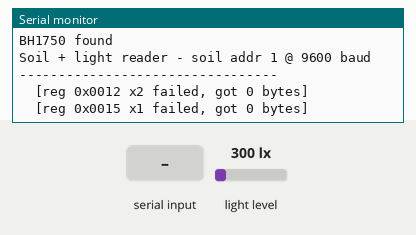
This sketch was run on a simulated ESP32. Shown: the last lines printed to the serial monitor. The inputs (shaded band) are chosen by the test bench; at power-on: light level 300 lx.

Above: at 4.2 s.
4.3 s: light level set to 40 lx
At 6.3 s:
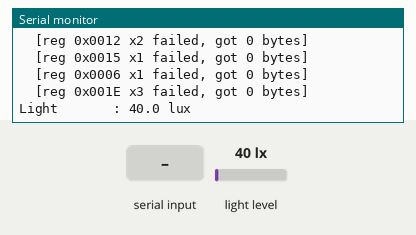
6.6 s: light level set to 500 lx
At 7.6 s:
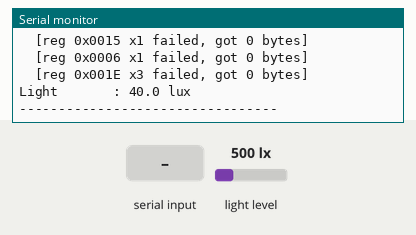
8.1 s: "1" received over the second serial link
At 8.6 s:
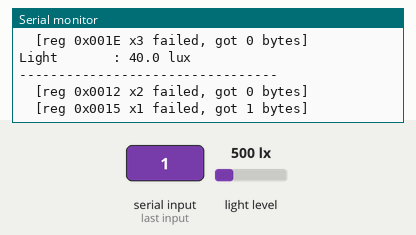
Timing chart, 0 to 11.1 s (numbered marks = the images above; inputs shaded):
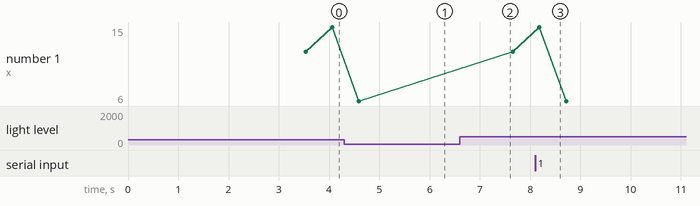

The sketch:

scan_soil_light_copy_20261120121318.ino
```cpp
#include <Wire.h>
#include <BH1750.h>

// ---- Soil probe (RS485 via T/R converter) ----
#define RS485_RX 17   // final working pins
#define RS485_TX 16
#define BAUD     9600 // set to the baud that worked for you (4800 or 9600)
#define ADDR     0x01

// ---- Light sensor (BH1750, I2C) ----
#define I2C_SDA  19   // BH1750 DAT
#define I2C_SCL  20   // BH1750 SCL

BH1750 lightMeter(0x23);   // ADDR pin to GND or floating = 0x23; to 3.3V = 0x5C
bool lightOk = false;

uint16_t crc16(const uint8_t *buf, uint8_t len) {
  uint16_t crc = 0xFFFF;
  for (uint8_t i = 0; i < len; i++) {
    crc ^= buf[i];
    for (uint8_t b = 0; b < 8; b++)
      crc = (crc & 1) ? (crc >> 1) ^ 0xA001 : crc >> 1;
  }
  return crc;
}

bool readRegs(uint16_t reg, uint8_t qty, uint16_t *out) {
  uint8_t f[8] = {ADDR, 0x03, (uint8_t)(reg >> 8), (uint8_t)reg, 0x00, qty};
  uint16_t c = crc16(f, 6);
  f[6] = c & 0xFF; f[7] = c >> 8;

  while (Serial1.available()) Serial1.read();
  Serial1.write(f, 8);
  Serial1.flush();

  uint8_t r[32]; int n = 0;
  int expected = 5 + 2 * qty;
  uint32_t t0 = millis();
  while (millis() - t0 < 500 && n < expected) {
    if (Serial1.available()) r[n++] = Serial1.read();
  }
  delay(30);

  bool ok = n == expected && r[0] == ADDR && r[1] == 0x03 && r[2] == 2 * qty &&
            crc16(r, n - 2) == (r[n - 2] | (r[n - 1] << 8));
  if (!ok) {
    Serial.printf("  [reg 0x%04X x%u failed, got %d bytes]\n", reg, qty, n);
    return false;
  }
  for (uint8_t i = 0; i < qty; i++) out[i] = (r[3 + 2 * i] << 8) | r[4 + 2 * i];
  return true;
}

void setup() {
  Serial.begin(115200);
  delay(3000);

  Serial1.begin(BAUD, SERIAL_8N1, RS485_RX, RS485_TX);

  Wire.begin(I2C_SDA, I2C_SCL);
  lightOk = lightMeter.begin(BH1750::CONTINUOUS_HIGH_RES_MODE);
  Serial.println(lightOk ? "BH1750 found" : "BH1750 NOT found - check wiring/address");

  Serial.printf("Soil + light reader - soil addr %d @ %d baud\n", ADDR, BAUD);
}

void loop() {
  uint16_t ph, mt[2], ec, npk[3];
  Serial.println("---------------------------------");

  if (readRegs(0x0012, 2, mt)) {
    Serial.printf("Moisture    : %.1f %%\n", mt[0] / 10.0);
    Serial.printf("Temperature : %.1f C\n", (int16_t)mt[1] / 10.0);
  }
  if (readRegs(0x0015, 1, &ec))
    Serial.printf("EC          : %u uS/cm\n", ec);
  if (readRegs(0x0006, 1, &ph))
    Serial.printf("pH          : %.2f\n", ph / 100.0);
  if (readRegs(0x001E, 3, npk)) {
    Serial.printf("Nitrogen    : %u mg/kg\n", npk[0]);
    Serial.printf("Phosphorus  : %u mg/kg\n", npk[1]);
    Serial.printf("Potassium   : %u mg/kg\n", npk[2]);
  }

  if (lightOk) {
    float lux = lightMeter.readLightLevel();
    if (lux >= 0) Serial.printf("Light       : %.1f lux\n", lux);
    else          Serial.println("Light       : read error");
  }

  delay(2000);
}
```

Measured:
- after the input at 4.3 s, the serial monitor: prints a new line after 0.82 s (image 1)
- after the input at 8.1 s, the serial monitor: prints a new line after 0.08 s (image 3)
